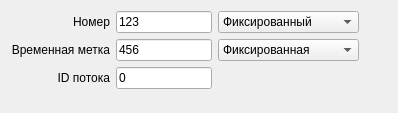
<?xml version="1.0" encoding="UTF-8"?>
<ui version="4.0">
 <class>NetTest</class>
 <widget class="QWidget" name="NetTest">
  <property name="geometry">
   <rect>
    <x>0</x>
    <y>0</y>
    <width>398</width>
    <height>113</height>
   </rect>
  </property>
  <property name="windowTitle">
   <string>Form</string>
  </property>
  <layout class="QGridLayout">
   <item row="2" column="1">
    <widget class="QLineEdit" name="nettestStreamID">
     <property name="inputMask">
      <string/>
     </property>
     <property name="text">
      <string>0</string>
     </property>
     <property name="maxLength">
      <number>5</number>
     </property>
     <property name="readOnly">
      <bool>false</bool>
     </property>
    </widget>
   </item>
   <item row="0" column="1">
    <widget class="QLineEdit" name="nettestSeqNumber">
     <property name="inputMask">
      <string/>
     </property>
     <property name="text">
      <string>123</string>
     </property>
     <property name="readOnly">
      <bool>false</bool>
     </property>
    </widget>
   </item>
   <item row="1" column="1">
    <widget class="QLineEdit" name="nettestTimeStamp">
     <property name="inputMask">
      <string/>
     </property>
     <property name="text">
      <string>456</string>
     </property>
     <property name="readOnly">
      <bool>false</bool>
     </property>
    </widget>
   </item>
   <item row="0" column="0">
    <widget class="QLabel" name="label_22">
     <property name="text">
      <string>Номер</string>
     </property>
     <property name="alignment">
      <set>Qt::AlignRight|Qt::AlignTrailing|Qt::AlignVCenter</set>
     </property>
     <property name="buddy">
      <cstring>nettestSeqNumber</cstring>
     </property>
    </widget>
   </item>
   <item row="1" column="0">
    <widget class="QLabel" name="label_24">
     <property name="text">
      <string>Временная метка</string>
     </property>
     <property name="alignment">
      <set>Qt::AlignRight|Qt::AlignTrailing|Qt::AlignVCenter</set>
     </property>
     <property name="buddy">
      <cstring>nettestTimeStamp</cstring>
     </property>
    </widget>
   </item>
   <item row="0" column="2" colspan="2">
    <widget class="QComboBox" name="cmbSeqNumberMode">
     <item>
      <property name="text">
       <string>Фиксированный</string>
      </property>
     </item>
     <item>
      <property name="text">
       <string>Последовательный</string>
      </property>
     </item>
    </widget>
   </item>
   <item row="1" column="2" colspan="2">
    <widget class="QComboBox" name="cmbTimeStampMode">
     <item>
      <property name="text">
       <string>Фиксированная</string>
      </property>
     </item>
     <item>
      <property name="text">
       <string>Системный таймер</string>
      </property>
     </item>
    </widget>
   </item>
   <item row="0" column="4">
    <spacer name="horizontalSpacer">
     <property name="orientation">
      <enum>Qt::Horizontal</enum>
     </property>
     <property name="sizeHint" stdset="0">
      <size>
       <width>40</width>
       <height>20</height>
      </size>
     </property>
    </spacer>
   </item>
   <item row="2" column="0">
    <widget class="QLabel" name="label_25">
     <property name="text">
      <string>ID потока</string>
     </property>
     <property name="alignment">
      <set>Qt::AlignRight|Qt::AlignTrailing|Qt::AlignVCenter</set>
     </property>
     <property name="buddy">
      <cstring>nettestStreamID</cstring>
     </property>
    </widget>
   </item>
   <item row="3" column="1">
    <spacer>
     <property name="orientation">
      <enum>Qt::Vertical</enum>
     </property>
     <property name="sizeHint" stdset="0">
      <size>
       <width>20</width>
       <height>40</height>
      </size>
     </property>
    </spacer>
   </item>
  </layout>
 </widget>
 <tabstops>
  <tabstop>nettestSeqNumber</tabstop>
  <tabstop>nettestTimeStamp</tabstop>
 </tabstops>
 <resources/>
 <connections/>
</ui>
